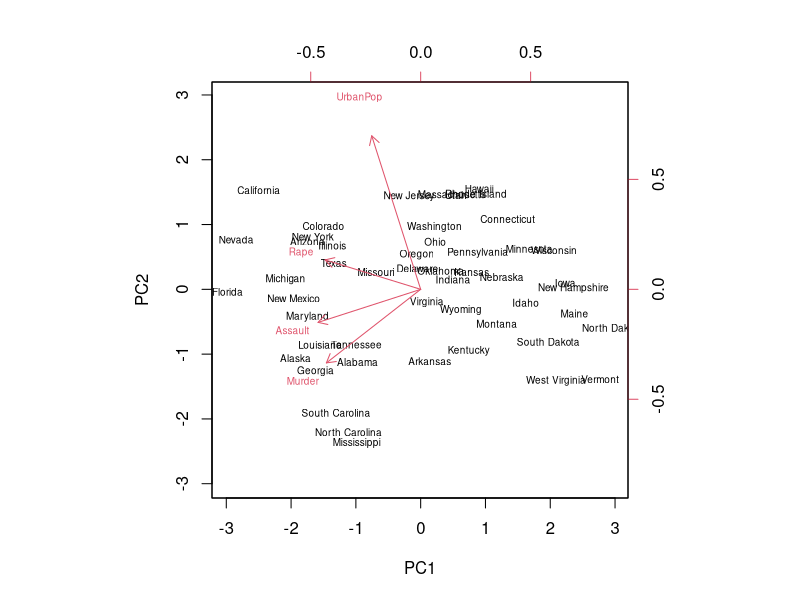
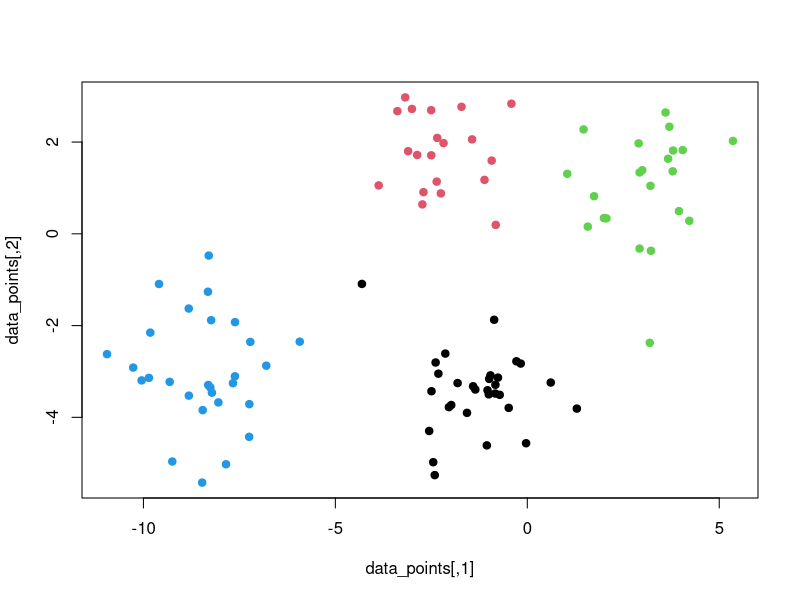
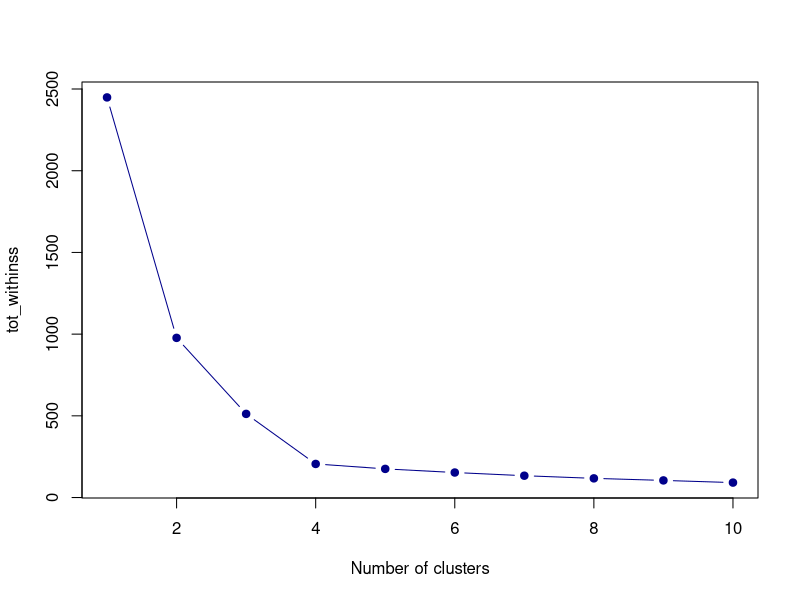
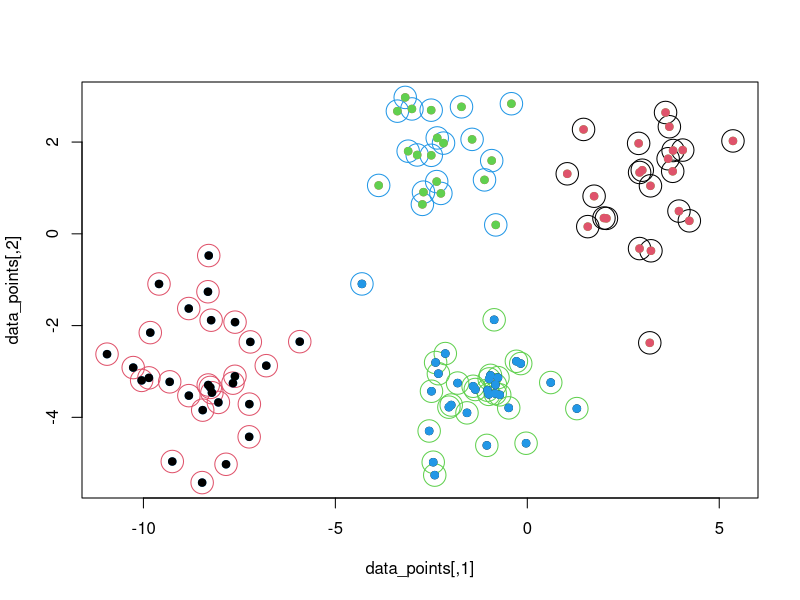
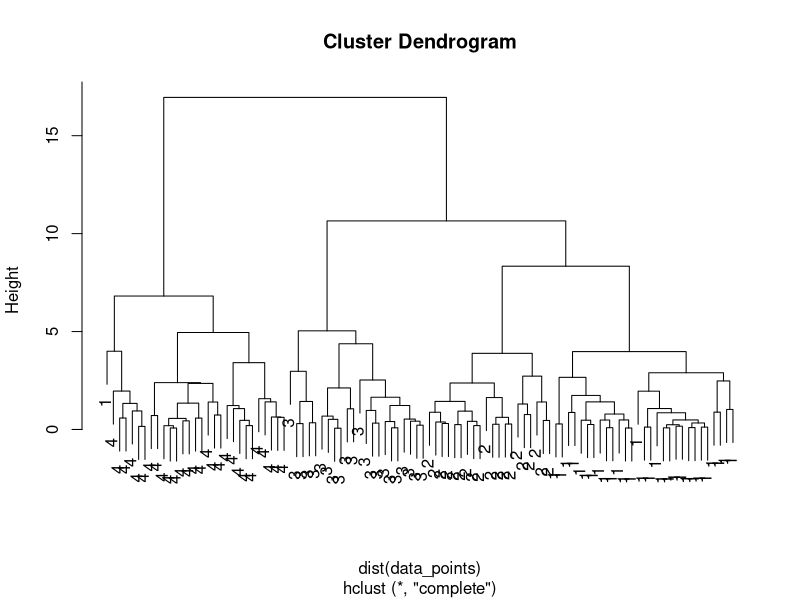
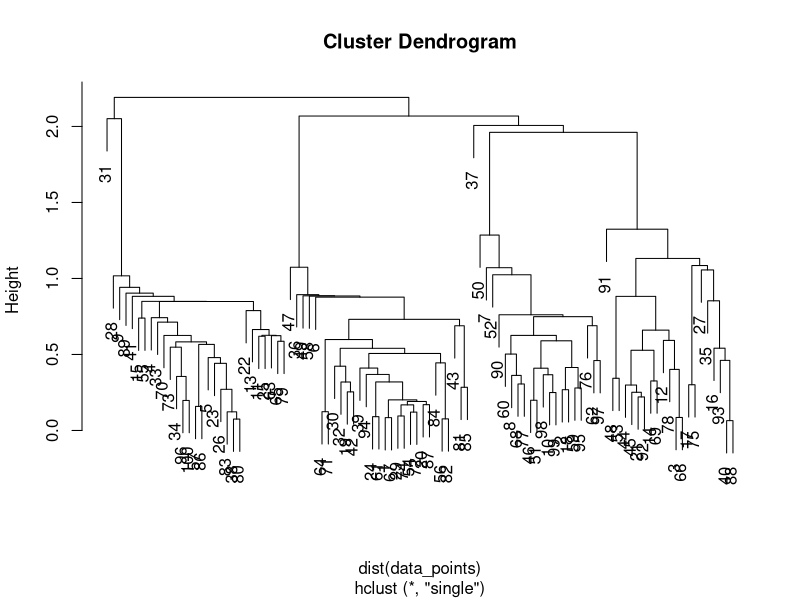
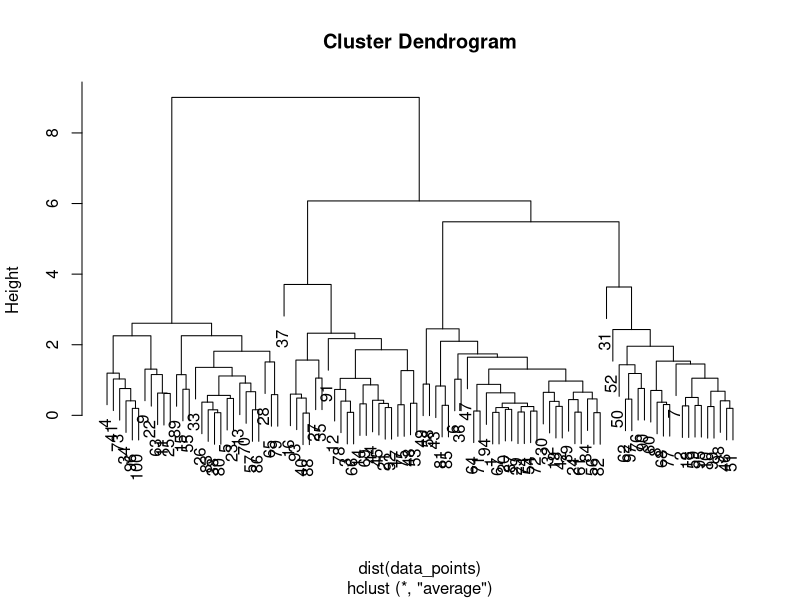

Generate these figures, in order, with R:
## ---- chunk 1
require(dplyr)
## ---- chunk 2
data("USArrests")
glimpse(USArrests)
## ---- chunk 3
apply(USArrests, 2, mean)
apply(USArrests, 2, var)
## ---- chunk 4
pca_res <- prcomp(USArrests, scale = TRUE)
pca_res
## ---- chunk 5
biplot(pca_res, scale = 0, cex = 0.6)
## ---- chunk 6
set.seed(111)
data_points <- matrix(rnorm(100*2), 100, 2) #To generate 100 pairs of data points

#We will now generate 4 pairs of means to represent 4 clusters
means <- matrix(rnorm(8, sd = 4), 4, 2)

#Assigning each pair to a cluster and then shifting the point by the corresponding cluster mean value
cluster_assign <- sample(1:4, 100, replace = T)

data_points <- data_points + means[cluster_assign, ]

#Visualizing the data
plot(data_points, col = cluster_assign, pch = 19)
## ---- chunk 7
tot_withinss <- rep(0,10)
for(k in 1:10)
{
  kmeans_res <- kmeans(data_points, centers = k, nstart = 25)
  tot_withinss[k] <- kmeans_res$tot.withinss
}

plot(x = seq(1,10, by = 1), y = tot_withinss, type = 'b', pch = 19, col = "darkblue", xlab = "Number of clusters")
## ---- chunk 8
kmeans_out <- kmeans(data_points, centers = 4, nstart = 20)
kmeans_out
## ---- chunk 9
plot(data_points, col = kmeans_out$cluster, pch = 1, cex = 3) ##Hollow circles
points(data_points, col = cluster_assign, pch = 19)
points(data_points, col = c(4,3,2,1)[cluster_assign], pch = 19)
## ---- chunk 10
hclust_complete <- hclust(dist(data_points), method = "complete")
#dist(data_points) will generate 100*100 matrix to store the pairwise distance values

#Lets visualize the output dendogram
plot(hclust_complete, labels = cluster_assign)
## ---- chunk 11
hclust_single <- hclust(dist(data_points), method = "single")
plot(hclust_single)

## ---- chunk 12
hclust_average <- hclust(dist(data_points), method = "average")
plot(hclust_average)
## ---- chunk 13
hclust_complete_cut <- cutree(hclust_complete, k = 4)
table(hclust_complete_cut, cluster_assign)
## ---- chunk 14
table(hclust_complete_cut, kmeans_out$cluster)
